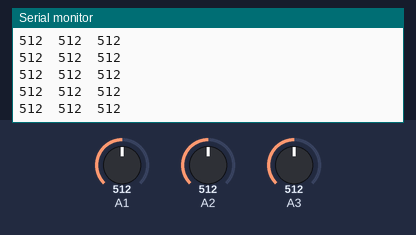
The sketch below on a simulated Arduino Uno, built with avr-gcc and run on an emulated ATmega328P. On the bench: the last lines printed to the serial monitor. The test bench sets the inputs (shaded band); at power-on: A2 = 512, A1 = 512, A3 = 512.

Above: at 1.2 s.
1.3 s: A2 set to 982
At 1.9 s:
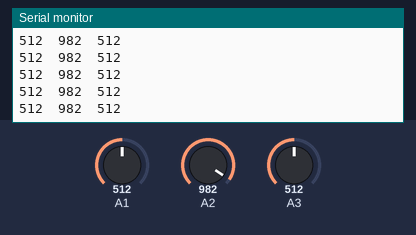
2.8 s: A2 set to 1009
At 3.5 s:
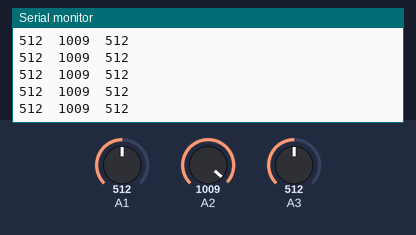
Timing chart, 0 to 5.8 s (numbered marks = the images above; inputs shaded):
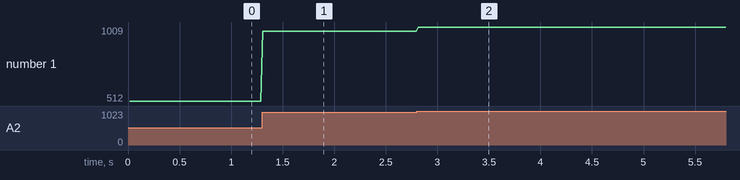

Measured:
- after the input at 1.3 s, the serial monitor: prints a new line at once (image 1)
- after the input at 2.8 s, the serial monitor: prints a new line at once (image 2)
- plotted number 1: 512 → 982 after the input at 1.3 s, 982 → 1009 after the input at 2.8 s

The sketch:

Pelota_3v0.ino
```cpp
int lectura,lectura2,lectura3;
void setup() {
  Serial.begin(115200);
  lectura=0;
  lectura2=0;
  lectura3=0;
}
int a;
int b;
int contador=0;
long long int tiempo;

void loop() {

  lectura=max(lectura,analogRead(A1));

  lectura2=max(lectura2,analogRead(A2));
  lectura3=max(lectura3,analogRead(A3));

  if(micros()-tiempo>15000){
    tiempo=micros();
     /*
    if(lectura>10){
      lectura=1;
      contador++;m
    }
    //Serial.println(lectura>10);
    /*if(lectura==1){
      contador++;
    }
    if(contador>=8)
      Serial.println(1);
      else
      Serial.println(0);
      */

      Serial.print(lectura);
    Serial.print("\t");
      Serial.print(lectura2);
    Serial.print("\t");

      Serial.print(lectura3);
    Serial.print("\t");
    Serial.print("\n");
     lectura=0;
     lectura2=0;
     lectura3=0;
  }
}
```
